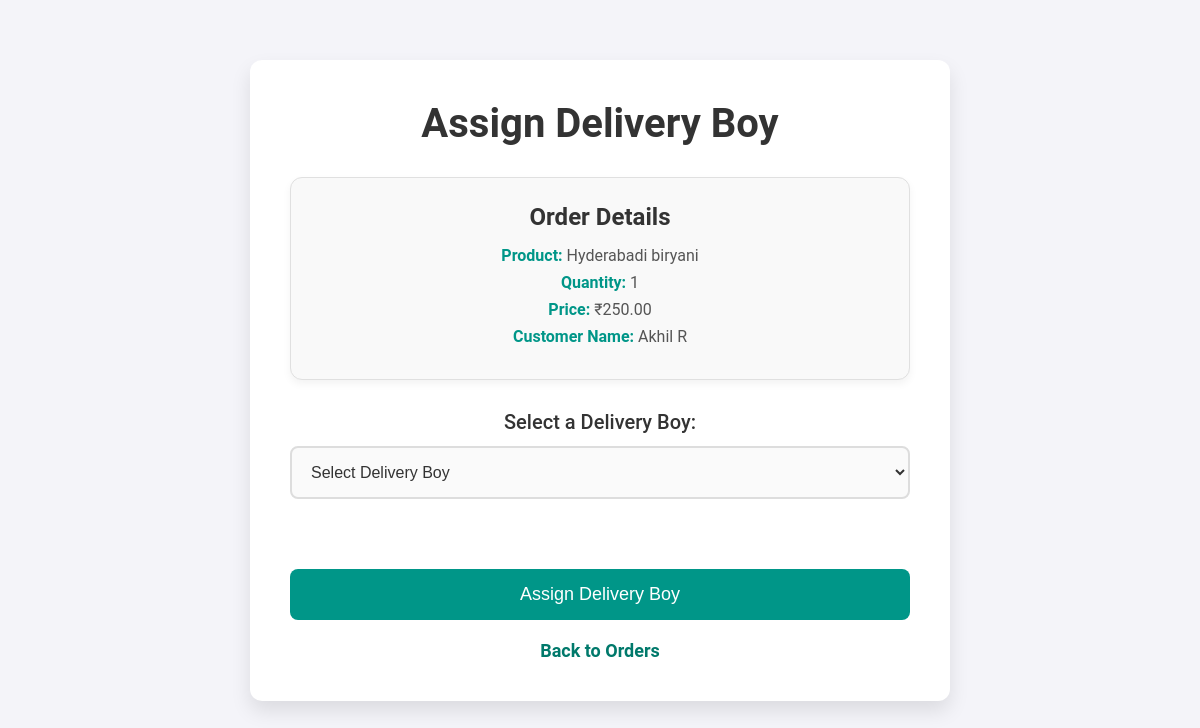
The page /assign_delivery_boy/312/ on the database its author committed.
### kfd/models.py (models this page shows, shortened)
class Checkout(models.Model):
    chekout_reg = models.ForeignKey(
        Registration,
        on_delete=models.CASCADE,
        null=True,
        related_name='checkouts_as_customer'  # Unique reverse accessor for checkout_reg
    )
    product = models.ForeignKey(Product, on_delete=models.CASCADE, null=True)
    current_address = models.CharField(max_length=150, null=True, blank=True)
    latitude = models.DecimalField(max_digits=9, decimal_places=6, null=True,blank=True)
    longitude = models.DecimalField(max_digits=9, decimal_places=6, null=True, blank=True)
    quantity = models.IntegerField(default=1, null=True)
    price = models.DecimalField(max_digits=10, decimal_places=2, default=0.0, null=True)
    added_date = models.DateTimeField(auto_now_add=True, null=True)
    is_approved = models.BooleanField(default=False)
    is_preparing = models.BooleanField(default=False)
    is_prepared = models.BooleanField(default=False)
    is_delivery_partner_arrived = models.BooleanField(default=False)
    is_delivered = models.BooleanField(default=False)
    chk_address = models.ForeignKey(Address, on_delete=models.CASCADE, null=True, related_name='checkout_to_address')
    is_out_of_delivery = models.BooleanField(default=False)
    is_delivered_status = models.BooleanField(default=False)
    delivery_boy = models.ForeignKey(
        Registration,
        on_delete=models.SET_NULL,
        null=True,
        blank=True,
        related_name='checkouts_as_delivery_boy'  # Unique reverse accessor for delivery_boy
    )

class Product(models.Model):
    product_name = models.CharField(max_length=255)
    product_price = models.DecimalField(max_digits=10, decimal_places=2)
    photo = models.ImageField(upload_to='product_images/', blank=True, null=True)  # Add this field

class Registration(models.Model):
    user = models.OneToOneField(User, on_delete=models.CASCADE)
    User_role = models.CharField(max_length=20)
    Password = models.CharField(max_length=128)

### kfd/views.py (the view, shortened to what this page needs)
# urls.py: path('assign_delivery_boy/<int:order_id>/', kfd.views.assign_delivary_boy, name='assign_delivary_boy'),
def assign_delivary_boy(request, order_id):
    order = get_object_or_404(Checkout, id=order_id)
    suppliers = Supplier_status.objects.select_related('supplier_reg')
    print("Filtered Suppliers (in_out='In'):")
    for supplier in suppliers:
        print(f"Supplier ID: {supplier.supplier_reg.id}, Name: {supplier.supplier_reg.user.first_name}, Status: {supplier.in_out}")
    valid_suppliers = []
    seen_supplier_ids = set()
    for supplier in suppliers:
        if supplier.supplier_reg.id not in seen_supplier_ids:
            latest_status = Supplier_status.objects.filter(
                supplier_reg=supplier.supplier_reg
            ).order_by('-date_time').first()
            print(f"Latest Status for Supplier ID {supplier.supplier_reg.id}: {latest_status.in_out} at {latest_status.date_time}")
            if latest_status and latest_status.in_out == "In":
                has_out_status = Supplier_status.objects.filter(
                    supplier_reg=supplier.supplier_reg,
                    in_out="Out"
                ).exists()
                if not has_out_status or latest_status.in_out == "In":
                    valid_suppliers.append(supplier)
                    seen_supplier_ids.add(supplier.supplier_reg.id)
    print("Valid Suppliers Passed to Template:")
    for supplier in valid_suppliers:
        print(f"Supplier ID: {supplier.supplier_reg.id}, Name: {supplier.supplier_reg.user.first_name}")
    return render(request, 'assign_delivary_boy.html', {
        'order': order,
        'suppliers': valid_suppliers,
    })

### Templates/assign_delivary_boy.html (shortened to what this page needs)
<!DOCTYPE html>
<html lang="en">
<head>
</head>
<body>
    <div class="container">
        <h1>Assign Delivery Boy</h1>
        <div class="order-detail">
            <h3>Order Details</h3>
            <p><strong>Product:</strong> {{ order.product.product_name }}</p>
            <p><strong>Quantity:</strong> {{ order.quantity }}</p>
            <p><strong>Price:</strong> ₹{{ order.price }}</p>
            <p><strong>Customer Name:</strong> {{ order.chekout_reg.user.first_name }} {{ order.chekout_reg.user.last_name }}</p>
        </div>
        <form method="POST" action="{% url 'assign_delivary_boy' order.id %}">
            <div class="form-group">
                <label for="delivery_boy">Select a Delivery Boy:</label>
                <select name="delivery_boy" id="delivery_boy">
                    <option value="" disabled selected>Select Delivery Boy</option>
                </select>
            </div>
            <button type="submit">Assign Delivery Boy</button>
        </form>
        <div class="back-link">
            <a href="{% url 'custmer_order_adm' %}">Back to Orders</a>
        </div>
    </div>
</body>
</html>

### Templates/assign_delivary_boy.html (style rules this page uses)
* { margin: 0; padding: 0; box-sizing: border-box; }
body { font-family: 'Roboto', sans-serif; background-color: #f4f4f9; display: flex; justify-content: center; align-items: center; height: 100vh; padding: 0 20px; }
.container { background-color: #ffffff; border-radius: 12px; width: 100%; max-width: 700px; padding: 40px; box-shadow: 0 10px 20px rgba(0, 0, 0, 0.1); text-align: center; transform: translateY(-20px); transition: transform 0.3s ease-out; }
h1 { font-size: 40px; color: #333; margin-bottom: 30px; font-weight: 700; }
h3 { font-size: 28px; color: #333; margin-bottom: 20px; }
.order-detail p { font-size: 18px; margin: 8px 0; color: #777; }
.order-detail strong { color: #009688; font-weight: 600; }
.form-group { margin: 30px 0; }
label { font-size: 20px; color: #333; display: block; margin-bottom: 12px; font-weight: 500; }
select { width: 100%; padding: 15px; font-size: 16px; border: 2px solid #ddd; border-radius: 8px; background-color: #fafafa; color: #333; transition: border-color 0.3s ease, background-color 0.3s ease; margin-bottom: 30px; }
button { width: 100%; padding: 15px; background-color: #009688; color: white; border: none; font-size: 18px; border-radius: 8px; cursor: pointer; transition: background-color 0.3s ease; margin-top: 10px; }
.back-link { margin-top: 20px; font-size: 18px; }
.back-link a { text-decoration: none; color: #00796b; font-weight: 600; transition: color 0.3s ease; }
.order-detail { background-color: #f9f9f9; padding: 25px; border-radius: 12px; margin-bottom: 30px; border: 1px solid #e0e0e0; box-shadow: 0 4px 8px rgba(0, 0, 0, 0.05); }
.order-detail h3 { font-size: 24px; font-weight: 600; color: #333; margin-bottom: 15px; }
.order-detail p { font-size: 16px; color: #555; }
.order-detail strong { color: #009688; }

### rows shown on the page
Checkout: product.product_name "Hyderabadi biryani", quantity "1", price "250.00", chekout_reg.user.first_name "Akhil", chekout_reg.user.last_name "R"
